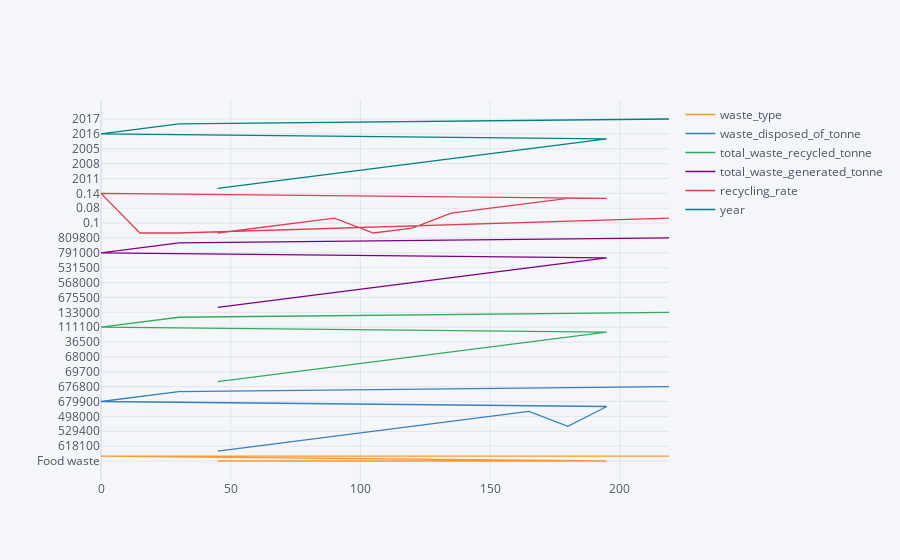

The cell this chart's notebook holds for it:
### Code cell
food_waste.iplot()

### Figure 1 — Plotly figure (JSON) as saved in the notebook; plotly's stock layout.template omitted (floating-point values rounded to 4 significant figures)
{"data": [{"line": {"color": "rgba(255, 153, 51, 1.0)", "dash": "solid", "shape": "linear", "width": 1.3}, "mode": "lines", "name": "waste_type", "text": "", "type": "scatter", "x": [45, 60, 75, 90, 105, 120, 135, 150, 165, 180, 195, 0, 15, 30, 219], "y": ["Food waste", "Food waste", "Food waste", "Food waste", "Food waste", "Food waste", "Food waste", "Food waste", "Food waste", "Food waste", "Food waste", "Food", "Food", "Food", "Food"]}, {"line": {"color": "rgba(55, 128, 191, 1.0)", "dash": "solid", "shape": "linear", "width": 1.3}, "mode": "lines", "name": "waste_disposed_of_tonne", "text": "", "type": "scatter", "x": [45, 60, 75, 90, 105, 120, 135, 150, 165, 180, 195, 0, 15, 30, 219], "y": [696000, 618100, 605800, 538100, 529400, 500000, 507700, 498000, 495000, 500000, 515100, 679900, 681400, 687200, 676800]}, {"line": {"color": "rgba(50, 171, 96, 1.0)", "dash": "solid", "shape": "linear", "width": 1.3}, "mode": "lines", "name": "total_waste_recycled_tonne", "text": "", "type": "scatter", "x": [45, 60, 75, 90, 105, 120, 135, 150, 165, 180, 195, 0, 15, 30, 219], "y": [100000, 85100, 69700, 102400, 76700, 68000, 51200, 44700, 36500, 31100, 32900, 111100, 104100, 101400, 133000]}, {"line": {"color": "rgba(128, 0, 128, 1.0)", "dash": "solid", "shape": "linear", "width": 1.3}, "mode": "lines", "name": "total_waste_generated_tonne", "text": "", "type": "scatter", "x": [45, 60, 75, 90, 105, 120, 135, 150, 165, 180, 195, 0, 15, 30, 219], "y": [796000, 703200, 675500, 640500, 606100, 568000, 558900, 542700, 531500, 531100, 548000, 791000, 785500, 788600, 809800]}, {"line": {"color": "rgba(219, 64, 82, 1.0)", "dash": "solid", "shape": "linear", "width": 1.3}, "mode": "lines", "name": "recycling_rate", "text": "", "type": "scatter", "x": [45, 60, 75, 90, 105, 120, 135, 150, 165, 180, 195, 0, 15, 30, 219], "y": [0.13, 0.12, 0.1, 0.16, 0.13, 0.12, 0.09, 0.08, 0.07, 0.06, 0.06, 0.14, 0.13, 0.13, 0.16]}, {"line": {"color": "rgba(0, 128, 128, 1.0)", "dash": "solid", "shape": "linear", "width": 1.3}, "mode": "lines", "name": "year", "text": "", "type": "scatter", "x": [45, 60, 75, 90, 105, 120, 135, 150, 165, 180, 195, 0, 15, 30, 219], "y": [2013, 2012, 2011, 2010, 2009, 2008, 2007, 2006, 2005, 2004, 2003, 2016, 2015, 2014, 2017]}], "layout": {"legend": {"bgcolor": "#F5F6F9", "font": {"color": "#4D5663"}}, "paper_bgcolor": "#F5F6F9", "plot_bgcolor": "#F5F6F9", "title": {"font": {"color": "#4D5663"}}, "xaxis": {"gridcolor": "#E1E5ED", "showgrid": true, "tickfont": {"color": "#4D5663"}, "title": {"font": {"color": "#4D5663"}, "text": ""}, "zerolinecolor": "#E1E5ED"}, "yaxis": {"gridcolor": "#E1E5ED", "showgrid": true, "tickfont": {"color": "#4D5663"}, "title": {"font": {"color": "#4D5663"}, "text": ""}, "zerolinecolor": "#E1E5ED"}}}
